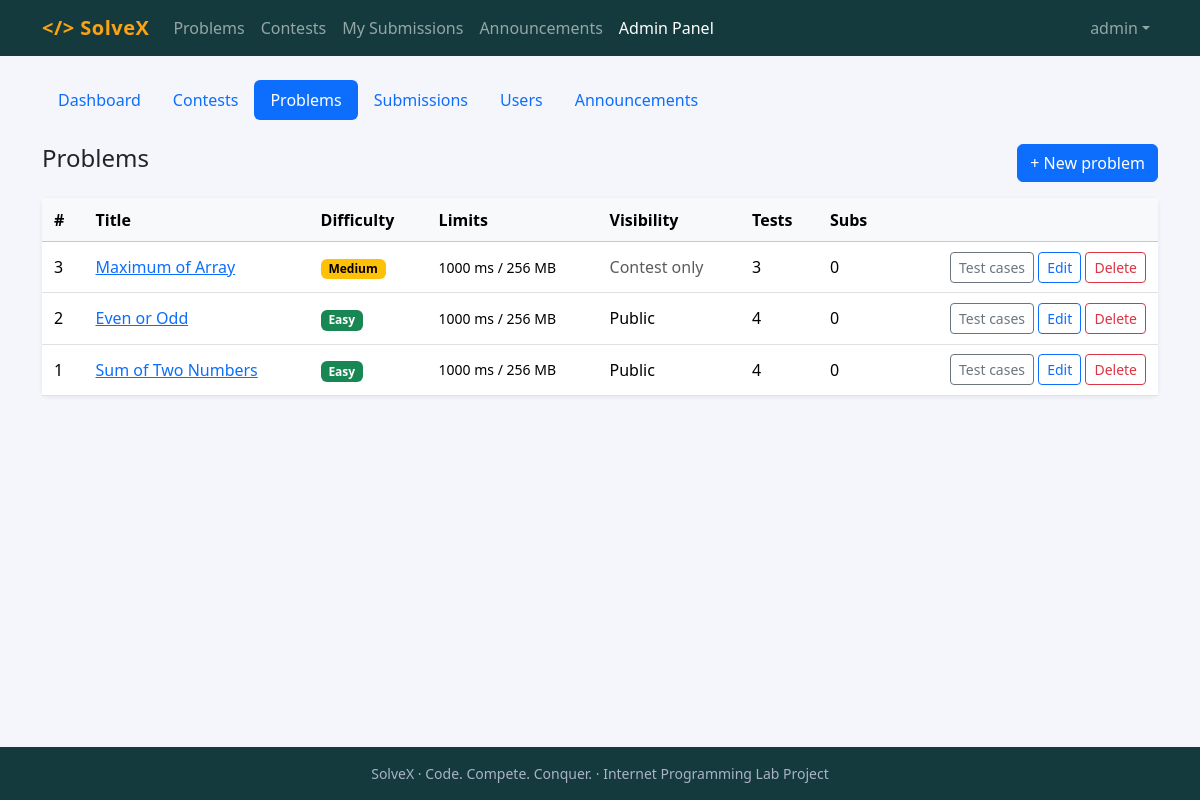
Screenshot of /admin/problems.php (signed in) with the database file from the repository.
### tables this page shows
CREATE TABLE users (
  id            INT UNSIGNED AUTO_INCREMENT PRIMARY KEY,
  full_name     VARCHAR(100) NOT NULL,
  username      VARCHAR(30)  NOT NULL UNIQUE,
  email         VARCHAR(150) NOT NULL UNIQUE,
  university_id VARCHAR(30)  NOT NULL,
  department    VARCHAR(80)  NOT NULL,
  password_hash VARCHAR(255) NOT NULL,
  role          ENUM('student','admin') NOT NULL DEFAULT 'student',
  created_at    DATETIME NOT NULL DEFAULT CURRENT_TIMESTAMP,
  INDEX idx_university_id (university_id)
);

CREATE TABLE problems (
  id              INT UNSIGNED AUTO_INCREMENT PRIMARY KEY,
  title           VARCHAR(150) NOT NULL,
  statement       TEXT NOT NULL,
  input_format    TEXT,
  output_format   TEXT,
  sample_input    TEXT,
  sample_output   TEXT,
  difficulty      ENUM('Easy','Medium','Hard') NOT NULL DEFAULT 'Easy',
  time_limit_ms   INT UNSIGNED NOT NULL DEFAULT 1000,
  memory_limit_mb INT UNSIGNED NOT NULL DEFAULT 256,
  is_public       TINYINT(1) NOT NULL DEFAULT 1,
  created_by      INT UNSIGNED NULL,
  created_at      DATETIME NOT NULL DEFAULT CURRENT_TIMESTAMP,
  INDEX idx_problem_diff (difficulty),
  FULLTEXT KEY ft_problem (title),
  FOREIGN KEY (created_by) REFERENCES users(id) ON DELETE SET NULL
);

### includes/db.php (called while the page is built, shortened)
<?php
function db(): PDO {
    static $pdo = null;
    if ($pdo === null) {
        $pdo = new PDO('mysql:host=' . DB_HOST . ';dbname=' . DB_NAME . ';charset=utf8mb4', DB_USER, DB_PASS, [
            PDO::ATTR_ERRMODE            => PDO::ERRMODE_EXCEPTION,
            PDO::ATTR_DEFAULT_FETCH_MODE => PDO::FETCH_ASSOC,
            PDO::ATTR_EMULATE_PREPARES   => false,
        ]);
        $pdo->exec("SET time_zone = '" . DB_TZ . "'");
    }
    return $pdo;
}
function q(string $sql, array $params = []): PDOStatement {
    $st = db()->prepare($sql);
    $st->execute($params);
    return $st;
}

### admin/problems.php (the view, shortened to what this page needs)
<?php
require __DIR__ . '/../includes/functions.php';
$admin = require_admin();
$rows = q('SELECT p.*, (SELECT COUNT(*) FROM test_cases t WHERE t.problem_id = p.id) AS tcs, (SELECT COUNT(*) FROM submissions s WHERE s.problem_id = p.id) AS subs FROM problems p ORDER BY p.id DESC')->fetchAll();
require __DIR__ . '/../includes/header.php';
require __DIR__ . '/../includes/admin_nav.php';
?>
<div class="d-flex justify-content-between mb-3"><h4>Problems</h4><a class="btn btn-primary" href="<?= url('admin/problem_form.php') ?>">+ New problem</a></div>
<div class="card"><div class="table-responsive"><table class="table table-hover mb-0 align-middle"><thead class="table-light"><tr><th>#</th><th>Title</th><th>Difficulty</th><th>Limits</th><th>Visibility</th><th>Tests</th><th>Subs</th><th></th></tr></thead><tbody>
<?php foreach ($rows as $r): ?><tr><td><?= (int)$r['id'] ?></td><td><a href="<?= url('problem.php?id=' . $r['id']) ?>"><?= e($r['title']) ?></a></td><td><?= diff_badge($r['difficulty']) ?></td>
  <td class="small"><?= (int)$r['time_limit_ms'] ?> ms / <?= (int)$r['memory_limit_mb'] ?> MB</td><td><?= $r['is_public'] ? 'Public' : '<span class="text-muted">Contest only</span>' ?></td>
  <td><?= (int)$r['tcs'] ?></td><td><?= (int)$r['subs'] ?></td>
  <td class="text-end text-nowrap"><a class="btn btn-sm btn-outline-secondary" href="<?= url('admin/testcases.php?problem_id=' . $r['id']) ?>">Test cases</a>
    <a class="btn btn-sm btn-outline-primary" href="<?= url('admin/problem_form.php?id=' . $r['id']) ?>">Edit</a>
    <form method="post" class="d-inline"><button class="btn btn-sm btn-outline-danger" data-confirm="Delete this problem and all its submissions?">Delete</button></form></td></tr><?php endforeach; ?>
</tbody></table></div></div>
<?php require __DIR__ . '/../includes/footer.php'; ?>

### includes/header.php (shortened to what this page needs)
<?php
require_once __DIR__ . '/functions.php';
$u = current_user();
$nav = basename($_SERVER['SCRIPT_NAME'], '.php');
$in_admin = str_contains($_SERVER['SCRIPT_NAME'], '/admin/');
function nav_link(string $href, string $label, bool $active): string {
    return '<li class="nav-item"><a class="nav-link' . ($active ? ' active' : '') . '" href="' . e(url($href)) . '">' . e($label) . '</a></li>';
}
?><!doctype html>
<html lang="en">
<head>
<link href="<?= url('assets/vendor/bootstrap.min.css') ?>" rel="stylesheet">
<link href="<?= url('assets/css/style.css') ?>" rel="stylesheet">
</head>
<body>
<nav class="navbar navbar-expand-lg navbar-dark sx-nav">
  <div class="container">
    <a class="navbar-brand fw-bold" href="<?= url('index.php') ?>">&lt;/&gt; <?= APP_NAME ?></a>
    <div class="collapse navbar-collapse" id="nav">
      <ul class="navbar-nav me-auto">
        <?= nav_link('problems.php', 'Problems', $nav === 'problems' && !$in_admin) ?>
        <?= nav_link('contests.php', 'Contests', in_array($nav, ['contests', 'contest']) && !$in_admin) ?>
        <?php if ($u): ?>
          <?= nav_link('submissions.php', 'My Submissions', $nav === 'submissions' && !$in_admin) ?>
        <?php endif; ?>
        <?= nav_link('announcements.php', 'Announcements', $nav === 'announcements' && !$in_admin) ?>
        <?php if ($u && $u['role'] === 'admin'): ?>
          <?= nav_link('admin/index.php', 'Admin Panel', $in_admin) ?>
        <?php endif; ?>
      </ul>
      <ul class="navbar-nav">
        <?php if ($u): ?>
          <li class="nav-item dropdown">
            <a class="nav-link dropdown-toggle" href="#" data-bs-toggle="dropdown"><?= e($u['username']) ?></a>
          </li>
        <?php else: ?>
          <?= nav_link('login.php', 'Login', $nav === 'login') ?>
          <li class="nav-item"><a class="btn btn-sm btn-light ms-lg-2" href="<?= url('register.php') ?>">Register</a></li>
        <?php endif; ?>
      </ul>
    </div>
  </div>
</nav>
<main class="container py-4">

### includes/functions.php (shortened to what this page needs)
<?php
require_once __DIR__ . '/db.php';
function e($v): string { return htmlspecialchars((string)$v, ENT_QUOTES | ENT_SUBSTITUTE, 'UTF-8'); }
function url(string $path = ''): string { return BASE_URL . '/' . ltrim($path, '/'); }
function current_user(): ?array {
    static $u = false;
    if ($u === false) {
        $u = null;
        if (!empty($_SESSION['uid'])) {
            $u = q('SELECT id, full_name, username, email, university_id, department, role, created_at FROM users WHERE id = ?', [$_SESSION['uid']])->fetch() ?: null;
        }
    }
    return $u;
}
function require_login(): array {
    $u = current_user();
    return $u;
}
function require_admin(): array {
    $u = require_login();
    return $u;
}
function diff_badge(string $d): string {
    $c = ['Easy' => 'success', 'Medium' => 'warning', 'Hard' => 'danger'][$d] ?? 'secondary';
    return '<span class="badge text-bg-' . $c . '">' . e($d) . '</span>';
}

### assets/css/style.css (style rules this page uses)
:root { --sx-dark: #143a3d; --sx-accent: #fca311; }
body { background: #f4f6fb; min-height: 100vh; display: flex; flex-direction: column; }
main { flex: 1; }
.sx-nav { background: var(--sx-dark); }
.sx-nav .navbar-brand { color: var(--sx-accent); letter-spacing: .5px; }
.card { border: 0; box-shadow: 0 1px 4px rgba(20,33,61,.08); }
.table > :not(caption) > * > * { padding: .6rem .75rem; }

### rows the page displays
users: username "admin"
problems: id "3", title "Maximum of Array", difficulty "Medium", time_limit_ms "1000", memory_limit_mb "256", is_public "Contest only", tcs "3", subs "0"
problems: id "2", title "Even or Odd", difficulty "Easy", time_limit_ms "1000", memory_limit_mb "256", is_public "Public", tcs "4", subs "0"
problems: id "1", title "Sum of Two Numbers", difficulty "Easy", time_limit_ms "1000", memory_limit_mb "256", is_public "Public", tcs "4", subs "0"

### other values shown
APP_NAME "SolveX"
$label "Problems Contests My Submissions Announcements Admin Panel"
$l "Dashboard"
$l "Contests"
$l "Problems"
$l "Submissions"
$l "Users"
$l "Announcements"
